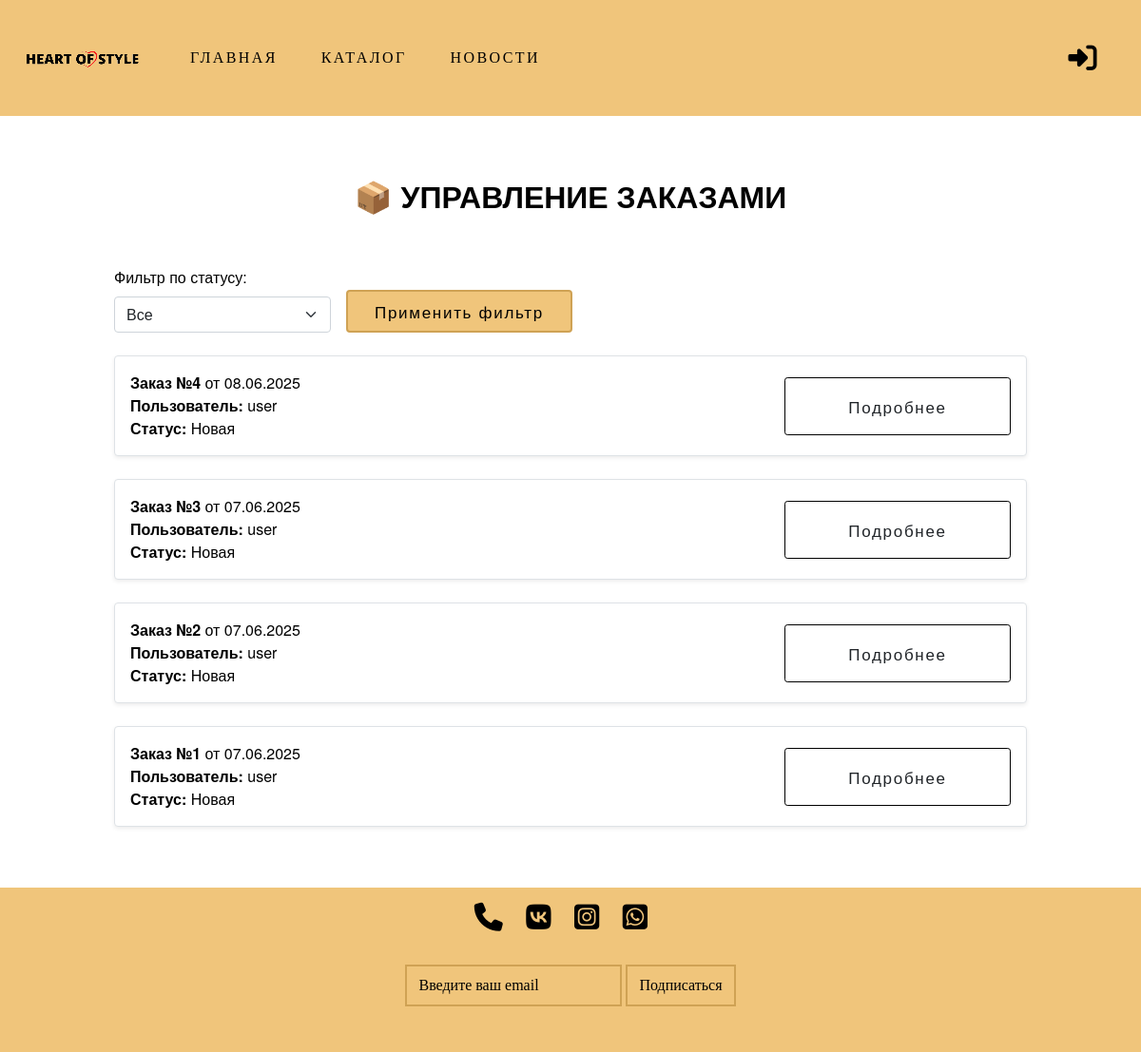
Before: /admin_order/ with the older database file.
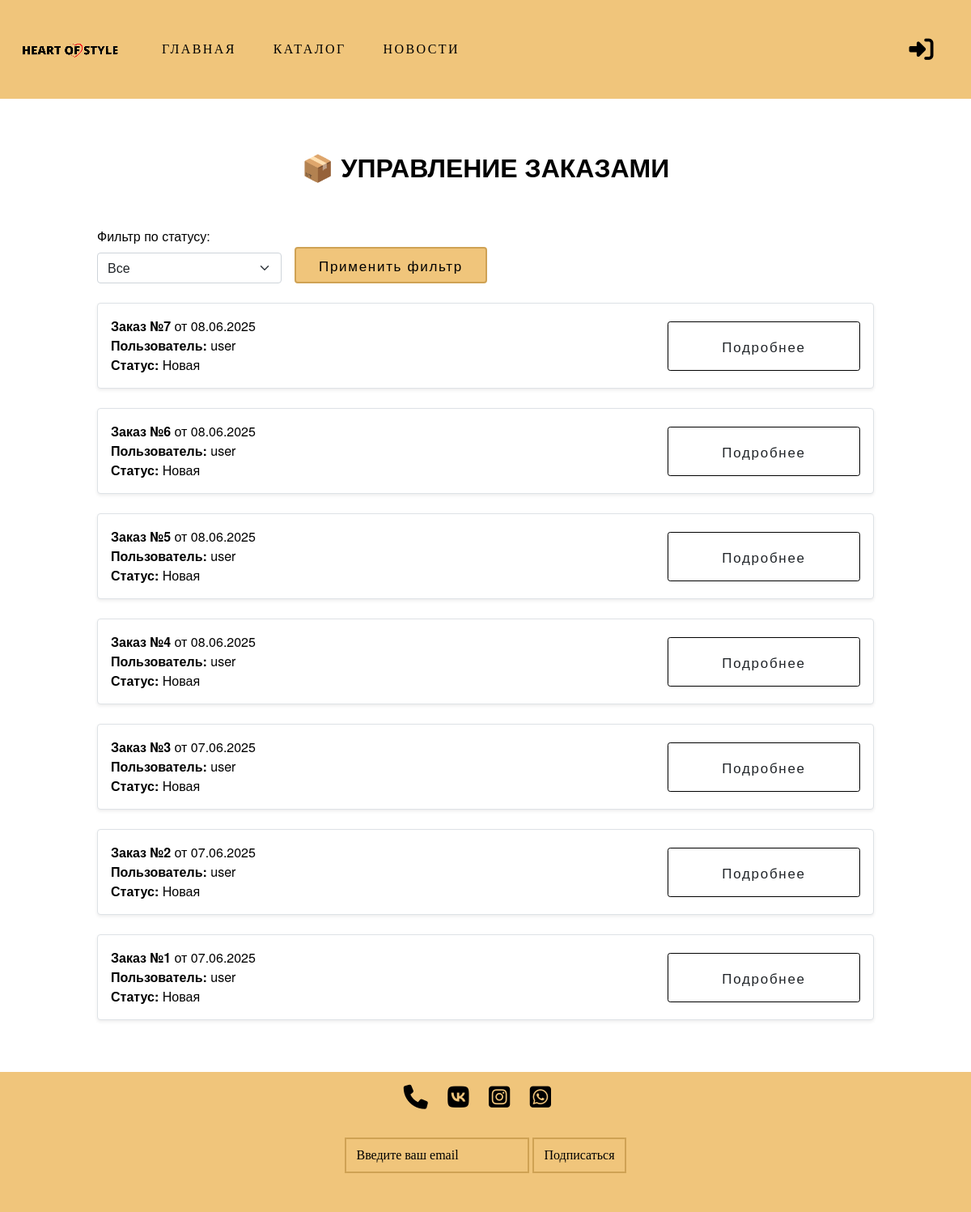
After: the same page with the newer database file.
### backend/general/models.py (models this page shows, shortened)
class Order(models.Model):
    TYPE_PAYMENT_CHOICES = [
        ("0", "Банковская карта "),
        ("1", "Наличные"),
    ]
    STATUS_CHOICES = [
        ("0", "Новая"),
        ("1", "В Обработке"),
        ("2", "Принята"),
        ("3", "Завершена"),
        ("4", "Отменена"),
    ]
    user = models.ForeignKey(
        User,
        on_delete=models.CASCADE
    )
    address = models.ForeignKey(
        PickupPoint,
        on_delete=models.SET_NULL,
        null=True,
        blank=False
    )
    type_payment = models.CharField(max_length=1, choices=TYPE_PAYMENT_CHOICES)
    status = models.CharField(max_length=1, choices=STATUS_CHOICES, default='0')
    date_at = models.DateTimeField(auto_now_add=True, verbose_name='Дата создания')
    product = models.ManyToManyField(
        Product,
        related_name='orders'
    )
    cancel_reason = models.CharField(max_length=200, null=True, blank=True)
    @property
    def total_price(self):
        return sum(item.total_price for item in self.items.all())

### backend/general/views.py (the view)
# urls.py: path('admin_order/', admin_order, name='admin_order'),
def admin_order(request):
    status = request.GET.get('status')
    orders = Order.objects.all().order_by('-date_at')
    if status:
        orders = orders.filter(status=status)
    return render(request, 'admin_order.html', {'orders': orders})

### backend/general/models.py (called while the page is built)
    def __str__(self):
        return self.address

    @property
    def total_price(self):
        return self.quantity * self.price

### frontend/templates/admin_order.html (shortened to what this page needs)
{% extends 'base.html' %}
{% load static %}
{% block content %}
<div class="profile-container">
  <h1 class="profile-title">📦 Управление заказами</h1>
  <form method="get" class="row g-3 align-items-end mb-4">
    <div class="col-md-3">
      <label for="status" class="form-label">Фильтр по статусу:</label>
      <select name="status" id="status" class="form-select">
        <option value="">Все</option>
      </select>
    </div>
    <div class="col-md-auto">
      <button type="submit" class="btn btn-outline-dark">Применить фильтр</button>
    </div>
  </form>
  {% for order in orders %}
    <div class="order-block mb-4 border p-3 rounded shadow-sm">
      <div id="summary-block-{{ order.id }}">
        <div class="d-flex justify-content-between align-items-center">
          <div>
            <p><strong>Заказ №{{ order.id }}</strong> от {{ order.date_at|date:"d.m.Y" }}</p>
            <p><strong>Пользователь:</strong> {{ order.user.username }}</p>
            <p><strong>Статус:</strong> {{ order.get_status_display }}</p>
          </div>
          <div id="toggle-button-show-{{ order.id }}">
            <button class="btn btn-sm btn-outline-dark" onclick="toggleDetails({{ order.id }})">Подробнее</button>
          </div>
        </div>
      </div>
    </div>
  {% endfor %}
</div>
{% endblock %}

Changed rows visible on the page:
added Order: id "7", date_at "08.06.2025", user.username "user", status "Новая"
added Order: id "6", date_at "08.06.2025", user.username "user", status "Новая"
added Order: id "5", date_at "08.06.2025", user.username "user", status "Новая"
